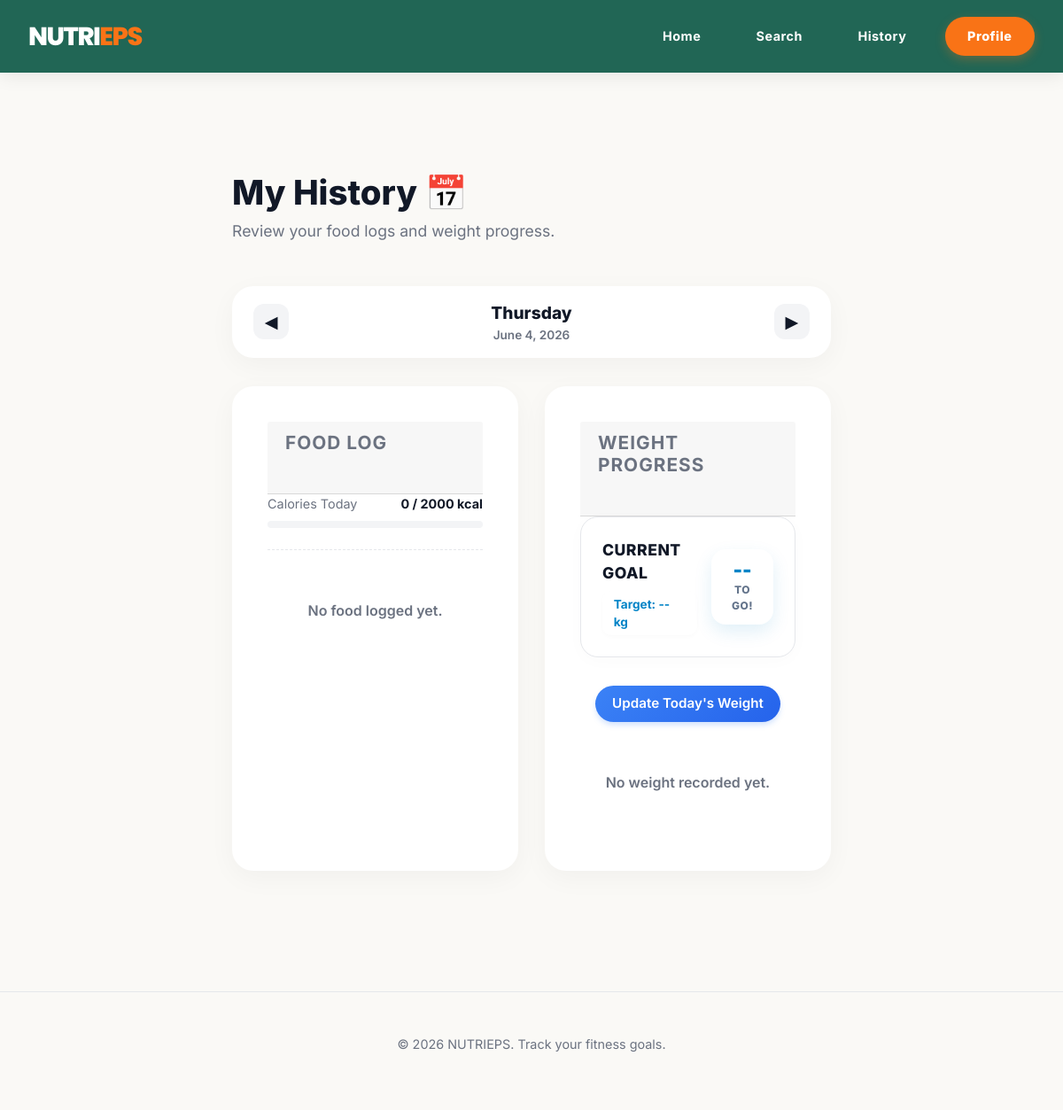
The page /history/?date=2026-06-04 (signed in) on the database as committed earlier.
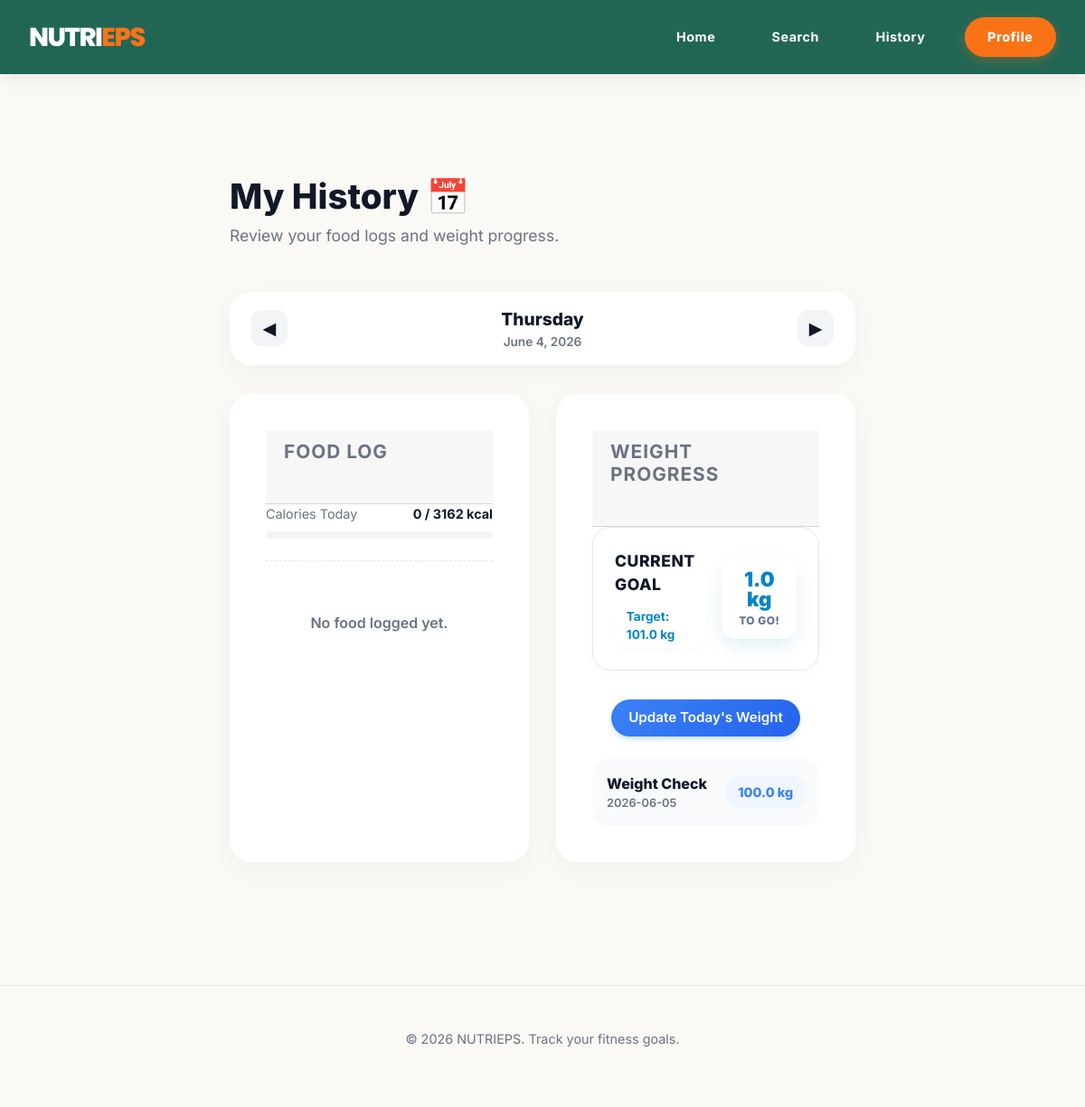
The same page on the database as committed later.
### nutrieps/models.py (models this page shows, shortened)
class UserProfile(models.Model):
    WEIGHT_GOAL_CHOICES = [
        ('L', 'Lose Weight (-300 kcal)'),
        ('M', 'Maintain Weight'),
        ('G', 'Gain Muscle (+300 kcal)'),
    ]
    GENDER_CHOICES = [
        ('M', 'Male'),
        ('F', 'Female'),
    ]
    user = models.OneToOneField(User, on_delete=models.CASCADE)  # Link with the User table
    height = models.FloatField(default=0.0, help_text="Height in cm")  # Attribute
    weight = models.FloatField(default=0.0, help_text="Weight in kg")  # Attribute
    target_weight = models.FloatField(default=0.0, help_text="Target weight in kg")  # Attribute
    age = models.IntegerField(default=18, help_text="Age in years")  # Attribute
    calories_goal = models.IntegerField(default=2000)  # Attribute
    gender = models.CharField(
        max_length=1,
        choices=GENDER_CHOICES,
        default='M',
        help_text="Biological sex for BMR calculation"
    )  # Attribute
    goal_type = models.CharField(
        max_length=1,
        choices=WEIGHT_GOAL_CHOICES,
        default='M',
        help_text="User's weight goal"
    )  # Attribute
    activity_level = models.CharField(default=1.2, help_text="Activity level")  # Attribute
    class Meta:
        verbose_name = "User Profile"  # How it shows in the admin panel
        verbose_name_plural = "User Profiles"

class WeightLog(models.Model):
    user = models.ForeignKey(User, on_delete=models.CASCADE)  # Link with the User table
    weight = models.FloatField(help_text="Weight in kg")  # Attribute
    date = models.DateField(default=timezone.now)  # Editable today's date
    class Meta:
        ordering = ['-date']  # Orders from newest to oldest

### nutrieps/views.py (the view, shortened to what this page needs)
# urls.py: path('history/', views.history, name='history'),
@login_required
def history(request):
    from datetime import datetime, timedelta
    date_str = request.GET.get('date')
    if date_str:
        try:
            target_date = datetime.strptime(date_str, '%Y-%m-%d').date()
        except ValueError:
            target_date = timezone.now().date()
    else:
        target_date = timezone.now().date()
    prev_date = target_date - timedelta(days=1)
    next_date = target_date + timedelta(days=1)
    is_today = (target_date == timezone.now().date())
    logs = ConsumptionLog.objects.filter(user=request.user, date=target_date).select_related('food').order_by('-id')
    historical_records = []
    total_calories_target_date = 0
    weight_logs = WeightLog.objects.filter(user=request.user).order_by('-date')
    weight_history = []
    for w_log in weight_logs:
        weight_history.append({
            'date': w_log.date.strftime('%Y-%m-%d'),
            'weight': w_log.weight
        })
    user_goal = 2000
    target_weight = 0.0
    weight_to_go = 0.0
    if hasattr(request.user, 'userprofile'):
        user_goal = request.user.userprofile.calories_goal or 2000
        target_weight = request.user.userprofile.target_weight
        if weight_logs.exists() and target_weight > 0:
            current_weight = weight_logs.first().weight
            weight_to_go = round(abs(current_weight - target_weight), 1)
    calories_pct = min(100, int((total_calories_target_date / user_goal) * 100)) if user_goal > 0 else 0
    context = {
        'historical_records': historical_records,
        'weight_history': weight_history,
        'calories_today': round(total_calories_target_date),
        'calories_goal': round(user_goal),
        'calories_pct': calories_pct,
        'target_weight': target_weight,
        'weight_to_go': weight_to_go,
        'target_date': target_date,
        'prev_date': prev_date.strftime('%Y-%m-%d'),
        'next_date': next_date.strftime('%Y-%m-%d'),
        'is_today': is_today
    }
    return render(request, 'nutrieps/history.html', context)

### templates/nutrieps/history.html (shortened to what the changed rows need)
{% extends "base.html" %}
{% load static %}
{% block extra_css %}
<link rel="stylesheet" href="{% static 'nutrieps/style/history.css' %}">
{% endblock %}
{% block content %}
<div class="dashboard-container">
    <div class="dash-greeting">
        <h2>My History 📅</h2>
    </div>
    <div class="row">
        <div class="col-12 col-md-6 mb-4">
            <div class="summary-card modern-card h-100">
                <div class="mini-progress-container">
                    <div class="mini-progress-info">
                        <span>Calories Today</span>
                        <strong>{{ calories_today }} / {{ calories_goal }} kcal</strong>
                    </div>
                </div>
            </div>
        </div>
        <div class="col-12 col-md-6 mb-4">
            <div class="summary-card modern-card h-100">
                <div class="card-header">
                    <h3><strong>Weight Progress</strong></h3>
                </div>
                <div class="weight-goal-summary">
                    <div class="wg-text">
                        <span class="wg-title">Current Goal</span>
                        <span class="wg-subtitle">Target: {% if target_weight %}{{ target_weight }}{% else %}--{% endif %}
                            kg</span>
                    </div>
                    <div class="wg-remaining">
                        <strong>{% if target_weight %}{{ weight_to_go }} kg{% else %}--{% endif %}</strong>
                        <span>to go!</span>
                    </div>
                </div>
                <div style="text-align: center; margin: 1.5rem 0;">
                    <a href="{% url 'nutrieps:profile' %}" class="update-weight-btn">
                    </a>
                </div>
                {% if weight_history %}
                <div class="history-list">
                    {% for weight in weight_history %}
                    <div class="history-item" vocab="http://schema.org/" typeof="Observation">
                        <div class="history-details">
                            <span class="history-name" property="name">Weight Check</span>
                            <span class="history-date" property="observationDate">{{ weight.date }}</span>
                        </div>
                        <div class="history-amount"
                             style="display: flex; flex-direction: column; align-items: flex-end; gap: 0.3rem;"
                             property="value" typeof="QuantitativeValue">
                            <span class="amount-pill pill-blue">
                                <span property="value">{{ weight.weight }}</span>
                                <span property="unitText" content="KGM">kg</span>
                            </span>
                        </div>
                    </div>
                    {% endfor %}
                </div>
                {% else %}
                <p class="empty-msg">No weight recorded yet.</p>
                {% endif %}
            </div>
        </div>
    </div>
</div>
{% endblock %}

Rows that differ between the two databases and show on the page:
now on this page (row edited): UserProfile: target_weight "101.0"
added WeightLog: weight "100.0"
Other text that changed with them:
{{ calories_goal }}: "2000" → "3162"
{{ weight_to_go }}: (not shown) → "1.0"
text no longer shown: "-- -- No weight recorded yet."
text now shown: "kg"
new list line: "Weight Check 2026-06-05 kg"
